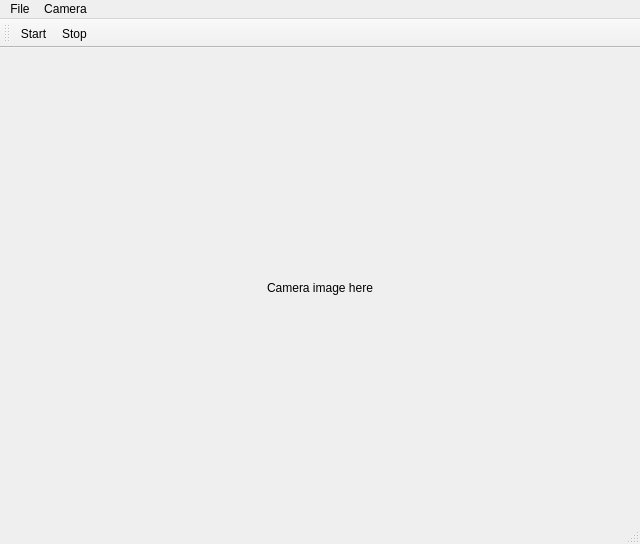
<?xml version="1.0" encoding="UTF-8"?>
<ui version="4.0">
 <class>QtGigECamClass</class>
 <widget class="QMainWindow" name="QtGigECamClass">
  <property name="geometry">
   <rect>
    <x>0</x>
    <y>0</y>
    <width>640</width>
    <height>544</height>
   </rect>
  </property>
  <property name="minimumSize">
   <size>
    <width>200</width>
    <height>200</height>
   </size>
  </property>
  <property name="windowTitle">
   <string>QtGigECam</string>
  </property>
  <widget class="QWidget" name="centralWidget">
   <widget class="QLabel" name="cameraView">
    <property name="geometry">
     <rect>
      <x>0</x>
      <y>0</y>
      <width>640</width>
      <height>480</height>
     </rect>
    </property>
    <property name="sizePolicy">
     <sizepolicy hsizetype="Expanding" vsizetype="Expanding">
      <horstretch>0</horstretch>
      <verstretch>0</verstretch>
     </sizepolicy>
    </property>
    <property name="minimumSize">
     <size>
      <width>32</width>
      <height>32</height>
     </size>
    </property>
    <property name="frameShape">
     <enum>QFrame::NoFrame</enum>
    </property>
    <property name="text">
     <string>Camera image here</string>
    </property>
    <property name="alignment">
     <set>Qt::AlignCenter</set>
    </property>
   </widget>
  </widget>
  <widget class="QMenuBar" name="menuBar">
   <property name="geometry">
    <rect>
     <x>0</x>
     <y>0</y>
     <width>640</width>
     <height>21</height>
    </rect>
   </property>
   <widget class="QMenu" name="menuFile">
    <property name="title">
     <string>File</string>
    </property>
    <addaction name="separator"/>
    <addaction name="actionExit"/>
   </widget>
   <widget class="QMenu" name="menuImage">
    <property name="title">
     <string>Camera</string>
    </property>
    <widget class="QMenu" name="menuCamera_type">
     <property name="title">
      <string>Camera type ...</string>
     </property>
     <addaction name="actionWeb_camera"/>
     <addaction name="actionBasler_GigE_camera"/>
    </widget>
    <addaction name="actionStart"/>
    <addaction name="actionStop"/>
    <addaction name="separator"/>
    <addaction name="actionScale"/>
    <addaction name="separator"/>
    <addaction name="menuCamera_type"/>
   </widget>
   <addaction name="menuFile"/>
   <addaction name="menuImage"/>
  </widget>
  <widget class="QToolBar" name="mainToolBar">
   <attribute name="toolBarArea">
    <enum>TopToolBarArea</enum>
   </attribute>
   <attribute name="toolBarBreak">
    <bool>false</bool>
   </attribute>
   <addaction name="actionStart"/>
   <addaction name="actionStop"/>
  </widget>
  <widget class="QStatusBar" name="statusBar"/>
  <action name="actionStart">
   <property name="text">
    <string>Start</string>
   </property>
   <property name="toolTip">
    <string>Start video streaming</string>
   </property>
   <property name="iconVisibleInMenu">
    <bool>false</bool>
   </property>
  </action>
  <action name="actionStop">
   <property name="text">
    <string>Stop</string>
   </property>
   <property name="toolTip">
    <string>Stop video streaming</string>
   </property>
   <property name="iconVisibleInMenu">
    <bool>false</bool>
   </property>
  </action>
  <action name="actionExit">
   <property name="text">
    <string>Exit</string>
   </property>
   <property name="iconVisibleInMenu">
    <bool>false</bool>
   </property>
  </action>
  <action name="actionScale">
   <property name="checkable">
    <bool>true</bool>
   </property>
   <property name="checked">
    <bool>true</bool>
   </property>
   <property name="text">
    <string>Scale image</string>
   </property>
   <property name="toolTip">
    <string>Enable/disable image scaling</string>
   </property>
   <property name="iconVisibleInMenu">
    <bool>false</bool>
   </property>
  </action>
  <action name="actionWeb_Camera">
   <property name="text">
    <string>Web Camera</string>
   </property>
  </action>
  <action name="actionPylon_Camera">
   <property name="text">
    <string>Pylon Camera</string>
   </property>
  </action>
  <action name="actionWeb_camera">
   <property name="checkable">
    <bool>true</bool>
   </property>
   <property name="checked">
    <bool>true</bool>
   </property>
   <property name="text">
    <string>USB web camera</string>
   </property>
  </action>
  <action name="actionBasler_GigE_camera">
   <property name="checkable">
    <bool>true</bool>
   </property>
   <property name="text">
    <string>Basler GigE camera</string>
   </property>
  </action>
 </widget>
 <layoutdefault spacing="6" margin="11"/>
 <resources>
  <include location="qtgigecam.qrc"/>
 </resources>
 <connections/>
</ui>
